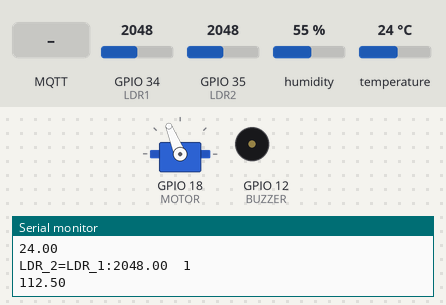
The sketch below on a simulated ESP32. On the bench: servo, buzzer (waves = sounding), the last lines printed to the serial monitor. Inputs (shaded band) come from the test bench; at power-on: GPIO 34 (LDR1) = 2048, GPIO 35 (LDR2) = 2048, humidity 55 %, temperature 24 °C. WiFi joins after 1.5 s; servers stay silent unless stated; no MQTT or app messages arrive unless stated.

Above: at 2.7 s.
2.8 s: GPIO 34 (LDR1) set to 2866
At 4.7 s:
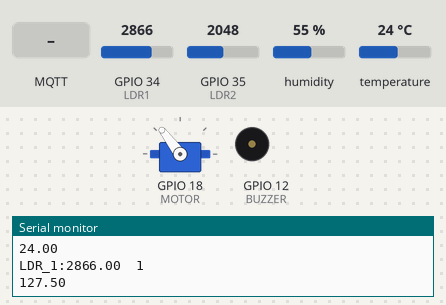
5.0 s: MQTT message "1" arrives on the first subscribed topic
At 6.1 s:
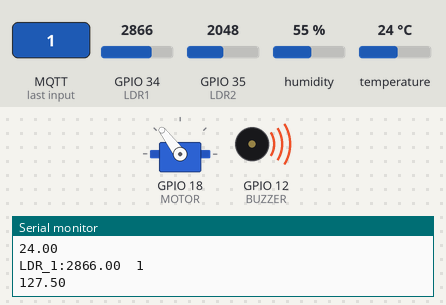
7.1 s: GPIO 35 (LDR2) set to 2866
At 8.5 s:
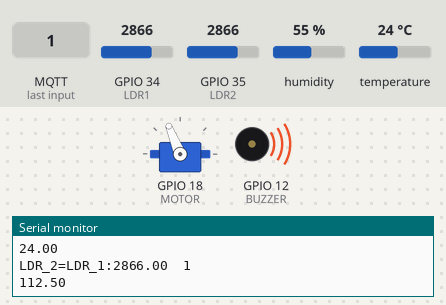
9.1 s: GPIO 35 (LDR2) set to 3972
At 10.8 s:
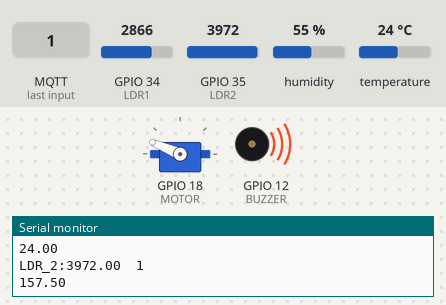
11.1 s: MQTT message "ON-OFF-MY" arrives on the first subscribed topic
At 12.2 s:
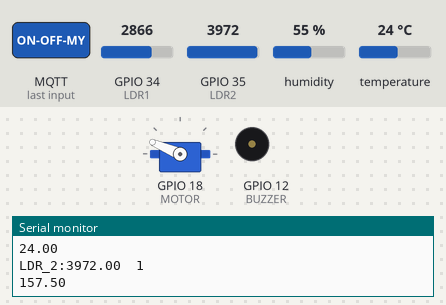
13.1 s: MQTT message "ON-OFF-MY" arrives on the third subscribed topic
At 14.6 s:
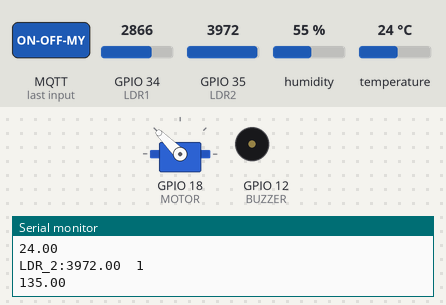
Timing chart, 0 to 16.1 s (numbered marks = the images above; inputs shaded):
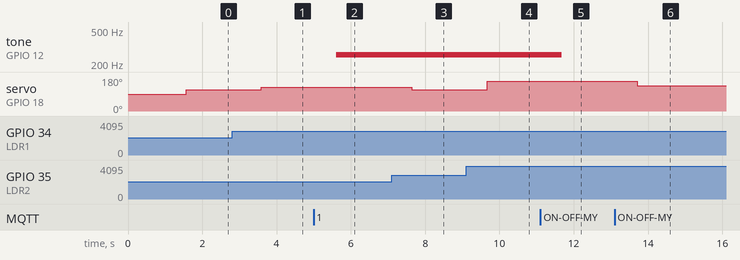

Measured:
- after the input at 2.8 s, servo on GPIO 18 (MOTOR): 112° → 127° after 0.79 s
- after the input at 5.0 s, tone on GPIO 12 (BUZZER): silent → 256 Hz after 0.61 s
- after the input at 7.1 s, servo on GPIO 18 (MOTOR): 127° → 112° after 0.54 s
- after the input at 9.1 s, servo on GPIO 18 (MOTOR): 112° → 157° after 0.57 s
- after the input at 11.1 s, tone on GPIO 12 (BUZZER): 256 Hz → silent after 0.58 s
- after the input at 13.1 s, servo on GPIO 18 (MOTOR): 157° → 135° after 0.62 s

The sketch:

sketch.ino
```cpp
//MEDIBOX PROJECT......................................................
//setup function
//210221P  HETTIARACHCHI.S.L

#include <WiFi.h> //(1)to connecting the wifi connection
#include <PubSubClient.h> //(3) to sen the temp via mqtt
#include "DHTesp.h"//(2) to take the temperature value and send it to the dashboard
#include <NTPClient.h> //(7) to take time to our application
#include <WiFiUdp.h> //(7) to initiate the ntp client library, we need that library
#include <ESP32Servo.h>//(8) import servo motor

//defining the PIN
#define DHT_PIN 15 //(2) defining DHT22
#define BUZZER 12 // (5)defining the buzzer pin
#define LDR1 34 // defining ldr
#define LDR2 35 //defining LDR
#define MOTOR 18 // defining motor

//defining minimum angle and the control factor for the cumstom medicine
float minAngle=30.0;// Minimum angle of the shaded sliding window
float controlFac=0.75;// Controlling factor used to calculate motor angle

float select_medicine = 0;

//defining minimum angle and the control factor for the pre stored medicine

//minimum angle and the controling factor for the tablet A
float minAngle_A =28;// Minimum angle
float controlFac_A =0.55;// Controlling factor


//minimum angle and the controling factor for the tablet B
float minAngle_B =26;// Minimum angle
float controlFac_B =0.65;// Controlling factor

//minimum angle and the controling factor for the tablet B
float minAngle_C =25;// Minimum angle
float controlFac_C =0.6;// Controlling factor


Servo motor; //(8)  initiating servometer

WiFiClient espClient; //(3)
PubSubClient mqttClient(espClient); //(3) pubsubclient library initiating

WiFiUDP ntpUDP; //(7) instance of wifi udp client
NTPClient timeClient(ntpUDP); //(7)start the ntp client


char tempAr[6]; //to take temperature values as characters(2)
char lightAr[6];// Array to store light intensity as a string

//initiate the sensor/create instance
DHTesp dhtSensor; //(2)

bool isScheduledON = false; // to keep schedule time
unsigned long scheduledonTime;

void setup() {
  Serial.begin(115200);
  setupWifi(); //(1)method to connect WiFi network
  setupMqtt();
  dhtSensor.setup(DHT_PIN, DHTesp::DHT22); //(2) BEGIN THE SENSOR

  timeClient.begin(); //(7)
  timeClient.setTimeOffset(5.5*3600);

  pinMode(BUZZER, OUTPUT);//(5)
  digitalWrite(BUZZER, LOW); //(5) switch of the buzzer

  pinMode(LDR1, INPUT);
  pinMode(LDR2, INPUT);

  motor.attach(MOTOR, 500, 2400);// Attach servo motor to pin
}


// main loop function
void loop() {
  // (4)check the mqtt connection
  if(!mqttClient.connected()){ // checking is connected to the mqttpClient
    connectToBroker(); //(4)if it is not  connectted mentioned function will be calling

  }
  mqttClient.loop(); //(4) To handel the mqtt client options


  updateTemperature();
  Serial.println(tempAr);
  mqttClient.publish("TEMPERATURE-MY",tempAr); // (4) publish the temperature

  checkSchedule();
  updateLightIntensity();// Read light intensity from LDR
  mqttClient.publish("LIGHTINTENSITY-MY",lightAr);// Publish light intensity to MQTT topic


  delay(1000);


}


//(7)get time  , in this time will be in seconds
unsigned long getTime(){
  timeClient.update();
  return timeClient.getEpochTime();
}


//(5)Buzzer switch on function
void buzzerOn(bool on){
  if (on){
    tone(BUZZER, 256);

  }else{
    noTone(BUZZER);
  }


}

//(3)setup/initialize the Mqtt
void setupMqtt(){
  mqttClient.setServer("test.mosquitto.org",1883); //set the server
  mqttClient.setCallback(receiveCallback);//(6) this method is use to catch the incomming messages
}

//(6) this function basically used to recieved message
void receiveCallback(char* topic, byte* payload, unsigned int length){
  Serial.print("Message arrived [");
  Serial.print(topic);
  Serial.print("]");

  char payloadCharAr[length];
  for (int i =0;i<length;i++){
    Serial.print((char)payload[i]);
    payloadCharAr[i] = (char)payload[i];
  }

  Serial.println();

  //checking incoming topic
  if(strcmp(topic, "ON-OFF-MY")==0){
    buzzerOn(payloadCharAr[0] =='1');
  }else if(strcmp(topic, "SCH-ON-MY")==0){ //(7)
    if(payloadCharAr[0] =='N'){
      isScheduledON = false;
    }else{
      isScheduledON = true ;
    scheduledonTime = atol(payloadCharAr);
    }
  }
  if (strcmp(topic,"MINIMUM-ANG-MY")==0){
      minAngle = atof(payloadCharAr);
      Serial.println(minAngle);
  }
  if (strcmp(topic,"CONTROL-FAC-MY")==0){
      controlFac = atof(payloadCharAr);
      Serial.println(controlFac);
  }
  if (strcmp(topic,"DROP-DOWN-MY")==0){
      select_medicine = atof(payloadCharAr);
      Serial.println(select_medicine);
  }
}


//(4) connecting broker
void connectToBroker(){
  while(!mqttClient.connected()){
    Serial.print("Attempting MQTT connection...");
    // trying to connect he function
    if(mqttClient.connect("ESP32-12345678")){
      Serial.println("connected");
      mqttClient.subscribe("ON-OFF-MY"); //suscribing part
      mqttClient.subscribe("SCH-ON-MY");
      mqttClient.subscribe("MINIMUM-ANG-MY");
      mqttClient.subscribe("CONTROL-FAC-MY");
      mqttClient.subscribe("DROP-DOWN-MY");

    } else{
      Serial.println("failed");
      Serial.print(mqttClient.state());
      delay(5000);
    }

  }
}

//(2) update temperature to that character array
void updateTemperature(){
  TempAndHumidity data = dhtSensor.getTempAndHumidity(); //get the DHT22 data to variable
  String(data.temperature, 2).toCharArray(tempAr, 6); //in here get only temperature data and convert that double value to string.Then store character array
}


//(9) update light intensity
void updateLightIntensity() {

  float sensorRight = analogRead(LDR1); // get the analog value to variable
  float sensorLeft = analogRead(LDR2);

  const float analogMinValue = 0.0;
  const float analogMaxValue = 1023.0;
  const float intensityMin = 0.0;
  const float intensityMax = 1.0;

  if((sensorRight > sensorLeft) && (sensorRight <= 1023)) { //check which sensor shows the highest analog output
    mqttClient.publish("MAXIMUM-INT-LDR","RIGHT LDR SHOWS MAXIMUM"); // show the dash board which sensor shows highest intensity
    double D = 0.5;
    float intensity = (sensorRight)/(analogMaxValue); // calculaye intensity based on the analog out put of the sensor
    Serial.println("LDR_1:"+String(sensorRight)+"  "+String(intensity));
    String(intensity, 2).toCharArray(lightAr, 6);
    calculateAngle(intensity,D); // send light intensity and D values as parameters to  calculate the motor angle

  }else if((sensorRight > sensorLeft) && (sensorRight > 1023)){ //if sensor analog output greater than 1023 we have to get 1 as intensity value
    mqttClient.publish("MAXIMUM-INT-LDR","RIGHT LDR SHOWS MAXIMUM");  // publishing highest intensity given sensor
    double D = 0.5;
    Serial.println("LDR_1:"+String(sensorRight)+"  "+String(1));
    String(1, 2).toCharArray(lightAr, 6);
    calculateAngle(1,D);

  }else if((sensorRight < sensorLeft) && (sensorLeft <= 1023)){
    mqttClient.publish("MAXIMUM-INT-LDR","LEFT LDR SHOWS MAXIMUM"); // publishing highest intensity given sensor
    double D = 1.5;
    float intensity = (sensorLeft)/(analogMaxValue);
    Serial.println("LDR_2:"+String(sensorLeft)+"  "+String(intensity));
    String(intensity, 2).toCharArray(lightAr, 6);
    calculateAngle(intensity,D);

  }else if((sensorRight < sensorLeft) && (sensorLeft > 1023)){
    mqttClient.publish("MAXIMUM-INT-LDR","LEFT LDR SHOWS MAXIMUM"); // publishing highest intensity given sensor
    double D = 1.5;
    Serial.println("LDR_2:"+String(sensorLeft)+"  "+String(1));
    String(1, 2).toCharArray(lightAr, 6);
    calculateAngle(1,D);

  }else if((sensorRight == sensorLeft) && (sensorLeft <= 1023)){
    mqttClient.publish("MAXIMUM-INT-LDR","BOTH_SHOWS_SAME_INTENSITY"); // publishing highest intensity given sensor
    double D = 0; //in assignmnet not given a value for D when LDR input are same, i get D =0
    float intensity = (sensorLeft)/(analogMaxValue);
    Serial.println("LDR_2=LDR_1:"+String(sensorLeft)+"  "+String(intensity));
    String(intensity, 2).toCharArray(lightAr, 6);
    calculateAngle(intensity,D);

  }else{
    mqttClient.publish("MAXIMUM-INT-LDR","BOTH_SHOWS_SAME_INTENSITY"); // publishing highest intensity given sensor
    Serial.println("LDR_2=LDR_1:"+String(sensorLeft)+"  "+String(1));
    double D = 0;  //in assignmnet not given a value for D when LDR input are same, i get D =0
    String(1, 2).toCharArray(lightAr, 6);
    calculateAngle(1,D);
  }

}


//(1)
void setupWifi(){
  Serial.println();
  Serial.print("Connecting to");//(1)connecting wokwi platform
  Serial.println("Wokwi-GUEST");
  WiFi.begin("Wokwi-GUEST", "");

  //WHILE LOOP is use to wait until wifi is connected
  while (WiFi.status() != WL_CONNECTED){
    delay(500);
    Serial.print(".");
  }

  //After connection
  Serial.println("WiFi connected");
  Serial.println("IP adress:");
  Serial.println(WiFi.localIP());

}


//(7)schedule checking
void checkSchedule(){
  if(isScheduledON){
    unsigned long currentTime = getTime();
    if(currentTime > scheduledonTime){
      buzzerOn(true);
      isScheduledON = false;
      mqttClient.publish("ON-OFF-ESP-MY", "1");
      mqttClient.publish("SCH-ESP-ON-MY", "0");
      Serial.println("Scheduled ON");
    }
  }

}

//(8)
void calculateAngle(double lightintensity,double D){
  if(select_medicine == 1){ //check is the select medicine == A
    double angle = minAngle_A *D +(180.0-minAngle_A)*lightintensity*controlFac_A ;// Calculate the angle based on light intensity,minimum an gle an the controll factor
    Serial.println(angle);
    motor.write(angle);// Set the angle of the servo motor to adjust the shaded sliding window
  }
  else if(select_medicine == 2){//check is the select medicine == B
    double angle = minAngle_B *D +(180.0-minAngle_B)*lightintensity*controlFac_B;// Calculate the angle based on light intensity,minimum an gle an the controll factor
    Serial.println(angle);
    motor.write(angle);// Set the angle of the servo motor to adjust the shaded sliding window

  }
  else if(select_medicine == 3){ //check is the select medicine == B
    double angle = minAngle_C *D +(180.0-minAngle_C)*lightintensity*controlFac_C;// Calculate the angle based on light intensity,minimum an gle an the controll factor
    Serial.println(angle);
    motor.write(angle);// Set the angle of the servo motor to adjust the shaded sliding window
  }
  else{
    double angle = minAngle *D +(180.0-minAngle)*lightintensity*controlFac; // Calculate the angle based on light intensity,minimum an gle an the controll factor
    Serial.println(angle);
    motor.write(angle);// Set the angle of the servo motor to adjust the shaded sliding window
  }


}


//(1) - setup the wifi connection to our application
//(2) - get DHT22 sensor and get the temperature
//(3) - setup the mqtt
//(4) - publish the temperature
//(5) -  set up the buzzer to our application
//(6) - get message from user
//(7) - get time to our application
//(8) - get the motor angle based on medicine type
//(9) - check light intensity
```
